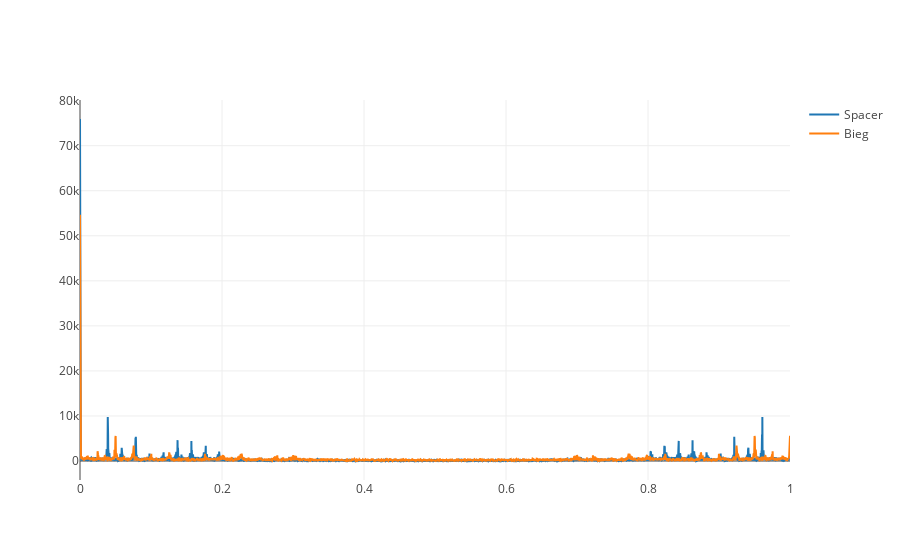

The notebook cell this image was saved under:
### Code cell
iplot(fft_plot)

### Figure 1 — Plotly figure (JSON) as saved in the notebook; plotly's stock layout.template omitted (floating-point values rounded to 4 significant figures; data arrays with more than 128 entries replaced by an {"elided": "..."} marker saying what was removed)
{"data": [{"name": "Spacer", "type": "scatter", "x": {"elided": "6216 float values"}, "y": {"elided": "6216 float values"}}, {"name": "Bieg", "type": "scatter", "x": {"elided": "3028 float values"}, "y": {"elided": "3028 float values"}}], "layout": {}}
